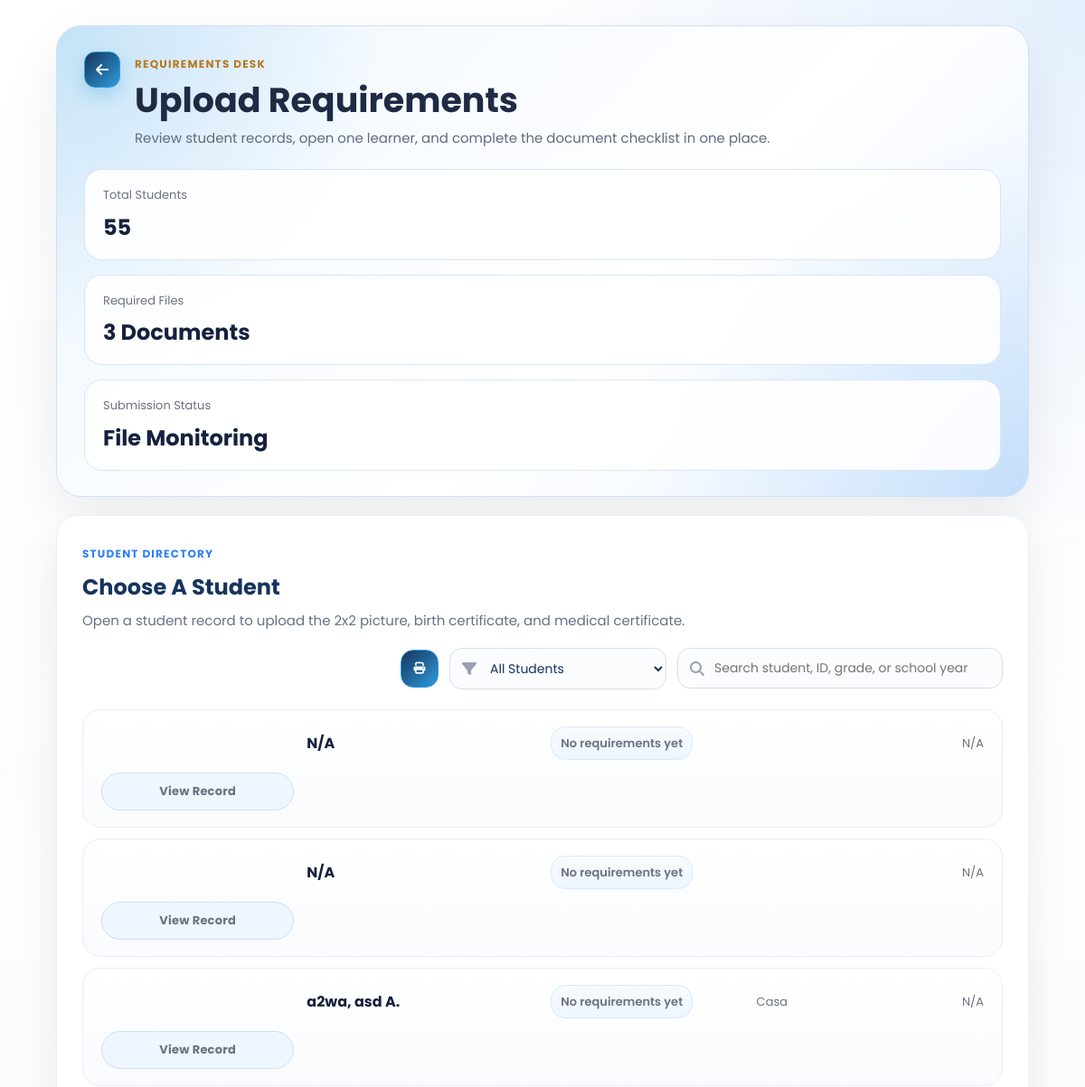
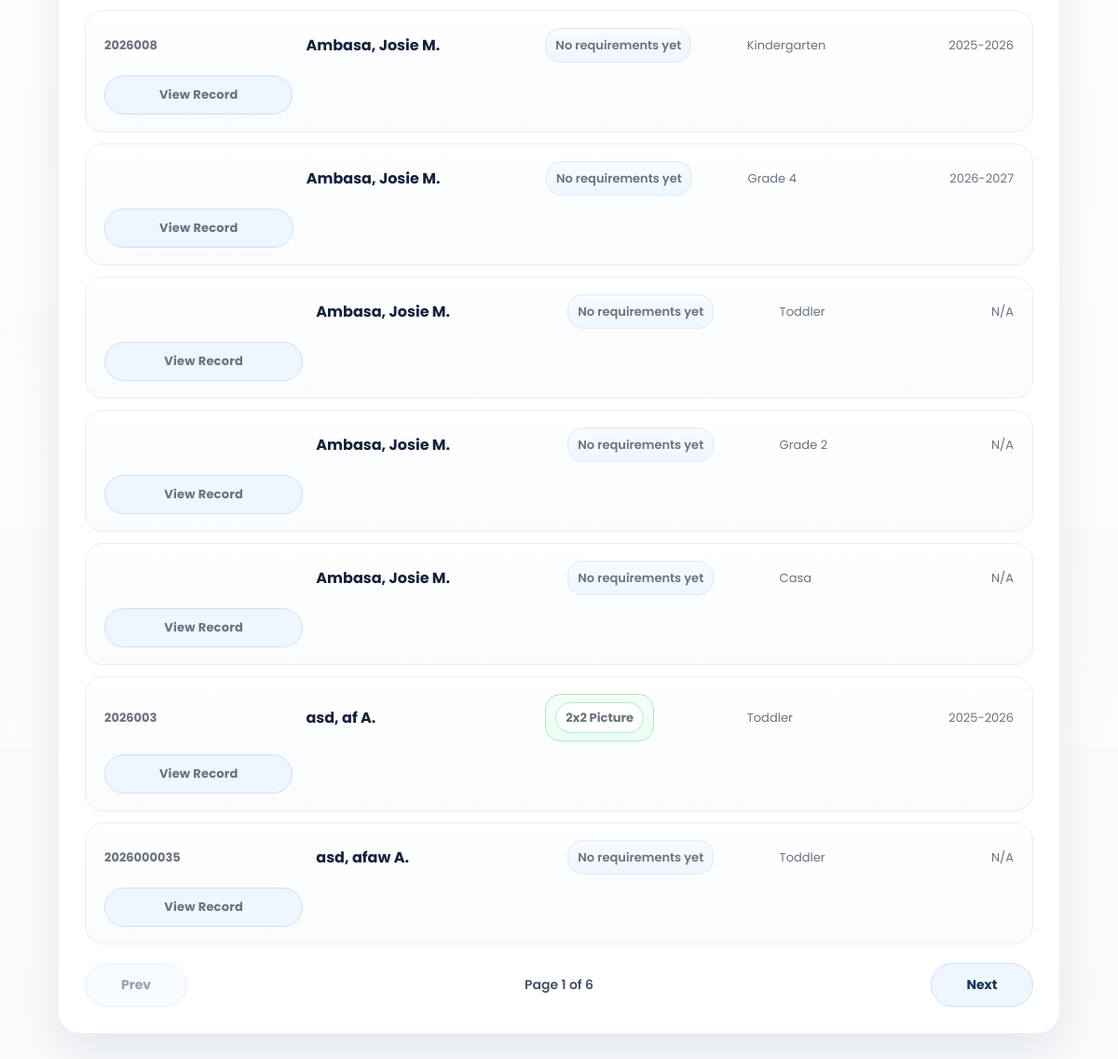
Screenshot of /SmartEnroll/requirements_upload.php (signed in) with the database file from the repository (2 pictures, top to bottom).
### tables this page shows
CREATE TABLE `enrollments` (
  `id` int(11) NOT NULL,
  `grade_level` varchar(50) DEFAULT NULL,
  `student_id` varchar(20) DEFAULT NULL,
  `school_year` varchar(20) DEFAULT NULL,
  `student_status` varchar(50) DEFAULT NULL,
  `completion_date` date DEFAULT NULL,
  `learner_lname` varchar(100) DEFAULT NULL,
  `learner_fname` varchar(100) DEFAULT NULL,
  `learner_mname` varchar(100) DEFAULT NULL,
  `learner_ext` varchar(20) DEFAULT NULL,
  `nickname` varchar(100) DEFAULT NULL,
  `sex` varchar(20) DEFAULT NULL,
  `dob` varchar(20) DEFAULT NULL,
  `age` int(11) DEFAULT NULL,
  `mother_tongue` varchar(100) DEFAULT NULL,
  `religion` varchar(100) DEFAULT NULL,
  `email` varchar(150) DEFAULT NULL,
  `province` varchar(100) DEFAULT NULL,
  `municipality` varchar(100) DEFAULT NULL,
  `barangay` varchar(100) DEFAULT NULL,
  `street` varchar(150) DEFAULT NULL,
  `father_lname` varchar(100) DEFAULT NULL,
  `father_fname` varchar(100) DEFAULT NULL,
  `father_mname` varchar(100) DEFAULT NULL,
  `father_occ` varchar(100) DEFAULT NULL,
  `father_contact` varchar(50) DEFAULT NULL,
  `mother_lname` varchar(100) DEFAULT NULL,
  `mother_fname` varchar(100) DEFAULT NULL,
  `mother_mname` varchar(100) DEFAULT NULL,
  `mother_occ` varchar(100) DEFAULT NULL,
  `mother_contact` varchar(50) DEFAULT NULL,
  `mother_maiden` varchar(100) DEFAULT NULL,
  `guardian_type` varchar(50) DEFAULT NULL,
  `guardian_lname` varchar(100) DEFAULT NULL,
  `guardian_fname` varchar(100) DEFAULT NULL,
  `guardian_mname` varchar(100) DEFAULT NULL,
  `guardian_occ` varchar(100) DEFAULT NULL,
  `guardian_contact` varchar(50) DEFAULT NULL,
  `emergency1_name` varchar(150) DEFAULT NULL,
  `emergency1_relationship` varchar(100) DEFAULT NULL,
  `emergency1_contact` varchar(50) DEFAULT NULL,
  `emergency2_name` varchar(150) DEFAULT NULL,
  `emergency2_relationship` varchar(100) DEFAULT NULL,
  `emergency2_contact` varchar(50) DEFAULT NULL,
  `emergency3_name` varchar(150) DEFAULT NULL,
  `emergency3_relationship` varchar(100) DEFAULT NULL,
  `emergency3_contact` varchar(50) DEFAULT NULL,
  `special_needs` text DEFAULT NULL,
  `medication` varchar(10) DEFAULT NULL,
  `medication_details` text DEFAULT NULL,
  `created_at` timestamp NOT NULL DEFAULT current_timestamp()
);

### SmartEnroll/requirements_upload.php (the view, shortened to what this page needs)
<?php
$students = [];
$error = '';
$search = trim((string)($_GET['q'] ?? ''));
$requirementFilter = trim((string)($_GET['requirement_filter'] ?? 'all'));
$isPrintMode = (string)($_GET['print'] ?? '') === '1';
$page = max(1, (int)($_GET['page'] ?? 1));
$perPage = 10;
$totalStudents = 0;
$filteredStudents = 0;
$totalPages = 1;
$requirementLabels = [
    'picture_2x2' => '2x2 Picture',
    'birth_certificate' => 'Birth Certificate',
    'medical_certificate' => 'Medical Certificate',
];
$requirementFilterOptions = [
    'all' => 'All Students',
    'picture_2x2' => '2x2 Picture',
    'birth_certificate' => 'Birth Certificate',
    'medical_certificate' => 'Medical Certificate',
    'complete' => 'All Requirements',
    'none' => 'No Requirements Yet',
];
function format_name(array $row): string
{
    $m = trim((string)($row['learner_mname'] ?? ''));
    $mi = $m !== '' ? strtoupper(mb_substr($m, 0, 1)) . '.' : '';
    $full = trim(
        ($row['learner_lname'] ?? '') . ', ' .
        ($row['learner_fname'] ?? '') . ' ' . $mi
    );
    return trim(preg_replace('/\s+/', ' ', $full), ' ,');
}
function uploaded_requirement_labels(array $row, array $requirementLabels): array
{
    $keysRaw = trim((string)($row['uploaded_requirement_keys'] ?? ''));
    if ($keysRaw === '') {
        return [];
    }
    $labels = [];
    foreach (explode(',', $keysRaw) as $key) {
        $key = trim($key);
        if ($key !== '' && isset($requirementLabels[$key])) {
            $labels[] = $requirementLabels[$key];
        }
    }
    return $labels;
}
function requirements_aggregate_sql(): string
{
    return "LEFT JOIN (
            SELECT
                enrollment_id,
                GROUP_CONCAT(requirement_key ORDER BY requirement_key SEPARATOR ',') AS uploaded_requirement_keys,
                MAX(CASE WHEN requirement_key = 'picture_2x2' THEN 1 ELSE 0 END) AS has_picture_2x2,
                MAX(CASE WHEN requirement_key = 'birth_certificate' THEN 1 ELSE 0 END) AS has_birth_certificate,
                MAX(CASE WHEN requirement_key = 'medical_certificate' THEN 1 ELSE 0 END) AS has_medical_certificate,
                COUNT(DISTINCT requirement_key) AS requirement_count
            FROM student_requirements
            GROUP BY enrollment_id
        ) requirement_summary ON requirement_summary.enrollment_id = enrollments.id";
}
try {
    $conn = new mysqli('127.0.0.1', 'root', '', 'smartenroll');
    $conn->set_charset('utf8mb4');
    $whereClauses = [];
    $queryTypes = '';
    $queryValues = [];
    $whereSql = $whereClauses !== [] ? 'WHERE ' . implode(' AND ', $whereClauses) : '';
    $aggregateJoinSql = requirements_aggregate_sql();
    $totalCountResult = $conn->query("SELECT COUNT(*) AS total FROM enrollments");
    $totalStudents = (int)(($totalCountResult->fetch_assoc()['total'] ?? 0));
    $countStmt = $conn->prepare(
        "SELECT COUNT(*) AS total
         FROM enrollments
         $aggregateJoinSql
         $whereSql"
    );
    $countStmt->execute();
    $filteredStudents = (int)(($countStmt->get_result()->fetch_assoc()['total'] ?? 0));
    $totalPages = max(1, (int)ceil($filteredStudents / $perPage));
    $offset = ($page - 1) * $perPage;
    $studentSql = "SELECT
            enrollments.id,
            enrollments.student_id,
            enrollments.learner_lname,
            enrollments.learner_fname,
            enrollments.learner_mname,
            enrollments.grade_level,
            enrollments.school_year,
            requirement_summary.uploaded_requirement_keys
         FROM enrollments
         $aggregateJoinSql
         $whereSql
         ORDER BY enrollments.learner_lname ASC, enrollments.learner_fname ASC, enrollments.id DESC";
    $studentTypes = $queryTypes;
    $studentValues = $queryValues;
    $studentSql .= " LIMIT ? OFFSET ?";
    $studentTypes .= 'ii';
    $studentValues[] = $perPage;
    $studentValues[] = $offset;
    $studentStmt = $conn->prepare($studentSql);
    if ($studentValues) {
        $studentStmt->bind_param($studentTypes, ...$studentValues);
    }
    $studentStmt->execute();
    $result = $studentStmt->get_result();
    while ($row = $result->fetch_assoc()) {
        $students[] = $row;
    }
} catch (Throwable $e) {
    $error = $e->getMessage();
}
?>
<!DOCTYPE html>
<html lang="en">
<head>
    <link rel="stylesheet" href="css/style.css">
    <link rel="stylesheet" href="css/requirements_upload.css">
    <link rel="stylesheet" href="https://cdnjs.cloudflare.com/ajax/libs/font-awesome/6.5.0/css/all.min.css">
</head>
<body class="dashboard-page dashboard-white-page">
<main class="dashboard-main requirements-main">
    <section class="requirements-hero">
        <div class="requirements-hero-top">
            <a href="dashboard.php" class="dashboard-link back-left"><i class="fa-solid fa-arrow-left"></i></a>
            <div class="requirements-hero-copy">
                <span class="eyebrow eyebrow-gold">Requirements Desk</span>
                <h1>Upload Requirements</h1>
                <p>Review student records, open one learner, and complete the document checklist in one place.</p>
            </div>
        </div>
        <div class="requirements-hero-stats">
            <div class="hero-stat">
                <span>Total Students</span>
                <strong><?php echo $totalStudents; ?></strong>
            </div>
            <div class="hero-stat">
                <span>Required Files</span>
                <strong>3 Documents</strong>
            </div>
            <div class="hero-stat">
                <span>Submission Status</span>
                <strong>File Monitoring</strong>
            </div>
        </div>
    </section>
    <section class="requirements-directory">
        <div class="requirements-directory-head">
            <div>
                <span class="eyebrow eyebrow-blue">Student Directory</span>
                <h2><?php echo $isPrintMode ? 'Printable Requirements List' : 'Choose A Student'; ?></h2>
                <p><?php echo $isPrintMode ? 'This view is ready to print based on the current search and requirement filter.' : 'Open a student record to upload the 2x2 picture, birth certificate, and medical certificate.'; ?></p>
            </div>
            <?php if (!$isPrintMode): ?>
                <div class="requirements-controls">
                    <form method="get" action="requirements_upload.php" class="requirements-filters-form">
                        <a
                            id="requirementsPrintBtn"
                            href="requirements_upload.php?<?php echo htmlspecialchars(http_build_query(array_filter([
                                'q' => $search,
                                'requirement_filter' => $requirementFilter,
                                'page' => $page,
                                'print' => '1',
                            ], static fn($value) => $value !== '' && $value !== null))); ?>"
                            class="requirements-toolbar-btn requirements-toolbar-btn-icon requirements-toolbar-btn-print"
                            aria-label="Print List"
                            title="Print List"
                        >
                            <i class="fa-solid fa-print"></i>
                        </a>
                        <div class="requirements-filter-wrap">
                            <select name="requirement_filter" id="requirementsFilter" class="requirements-filter-select" onchange="this.form.submit()">
                                <?php foreach ($requirementFilterOptions as $filterKey => $filterLabel): ?>
                                    <option value="<?php echo htmlspecialchars($filterKey); ?>" <?php echo $requirementFilter === $filterKey ? 'selected' : ''; ?>>
                                        <?php echo htmlspecialchars($filterLabel); ?>
                                    </option>
                                <?php endforeach; ?>
                            </select>
                        </div>
                        <div class="requirements-search">
                            <i class="fa-solid fa-magnifying-glass"></i>
                            <input id="requirementsSearch" name="q" type="text" value="<?php echo htmlspecialchars($search); ?>" placeholder="Search student, ID, grade, or school year">
                        </div>
                    </form>
                </div>
            <?php endif; ?>
        </div>
        <?php if (!$error && empty($students)): ?>
            <div class="requirements-empty">No students found.</div>
        <?php else: ?>
            <div class="requirements-directory-table" id="requirementsStudentList">
                <?php foreach ($students as $student): ?>
                    <?php $fullName = format_name($student) ?: 'N/A'; ?>
                    <?php $uploadedRequirementLabels = uploaded_requirement_labels($student, $requirementLabels); ?>
                    <a
                        class="requirements-student-row"
                        href="requirements_upload_details.php?student_id=<?php echo urlencode((string)$student['student_id']); ?>"
                    >
                        <span class="student-row-id"><?php echo htmlspecialchars((string)($student['student_id'] ?? '')); ?></span>
                        <strong class="student-row-name"><?php echo htmlspecialchars($fullName); ?></strong>
                        <span class="student-row-requirement-status <?php echo $uploadedRequirementLabels !== [] ? 'has-items' : 'is-empty'; ?>">
                            <?php if ($uploadedRequirementLabels !== []): ?>
                                <span class="student-row-requirement-tags">
                                    <?php foreach ($uploadedRequirementLabels as $label): ?>
                                        <span class="student-row-requirement-tag"><?php echo htmlspecialchars($label); ?></span>
                                    <?php endforeach; ?>
                                </span>
                            <?php else: ?>
                                <span class="student-row-requirement-empty">No requirements yet</span>
                            <?php endif; ?>
                        </span>
                        <span class="student-row-grade"><?php echo htmlspecialchars((string)($student['grade_level'] ?? 'N/A')); ?></span>
                        <span class="student-row-year"><?php echo htmlspecialchars((string)($student['school_year'] ?? 'N/A')); ?></span>
                        <span class="requirements-open-btn">View Record</span>
                    </a>
                <?php endforeach; ?>
            </div>
            <?php if (!$error && $filteredStudents > 0 && !$isPrintMode): ?>
                <div class="requirements-pagination">
                    <?php
                    $prevPage = max(1, $page - 1);
                    $nextPage = min($totalPages, $page + 1);
                    $prevQuery = http_build_query(array_filter(['q' => $search, 'requirement_filter' => $requirementFilter, 'page' => $prevPage], static fn($value) => $value !== '' && $value !== null));
                    $nextQuery = http_build_query(array_filter(['q' => $search, 'requirement_filter' => $requirementFilter, 'page' => $nextPage], static fn($value) => $value !== '' && $value !== null));
                    ?>
                    <a class="requirements-page-btn <?php echo $page <= 1 ? 'disabled' : ''; ?>" href="<?php echo $page <= 1 ? '#' : 'requirements_upload.php?' . $prevQuery; ?>">Prev</a>
                    <span class="requirements-page-status">Page <?php echo $page; ?> of <?php echo $totalPages; ?></span>
                    <a class="requirements-page-btn <?php echo $page >= $totalPages ? 'disabled' : ''; ?>" href="<?php echo $page >= $totalPages ? '#' : 'requirements_upload.php?' . $nextQuery; ?>">Next</a>
                </div>
            <?php endif; ?>
        <?php endif; ?>
    </section>
</main>
</body>
</html>

### SmartEnroll/css/style.css (style rules this page uses)
* { margin: 0; padding: 0; box-sizing: border-box; font-family: 'Poppins', sans-serif; }
:root { --logo-blue: #19325a; --logo-blue-light: #1e88e5; --logo-yellow: #fdd835; --logo-yellow-soft: #ffe970; --logo-green: #43a047; }
body, html { height: 100%; color: #fff; }
html { scroll-behavior: smooth; }
body { background: #0f172a; }
.eyebrow { text-transform: uppercase; letter-spacing: 1.4px; font-size: 12px; color: #6b7280; margin-bottom: 8px; font-weight: 600; }
.dashboard-page { background: linear-gradient(135deg, rgba(12, 25, 47, 0.72), rgba(25, 50, 90, 0.48)), #f5f6f8; color: #1b1f2a; position: relative; min-height: 100vh; overflow-x: hidden; }
.dashboard-page::before { content: ""; position: fixed; inset: 0; background: linear-gradient(135deg, rgba(12, 25, 47, 0.5), rgba(25, 50, 90, 0.18)), url('../assets/img1.jpg') center center / cover no-repeat; filter: blur(5px) saturate(1.05); transform: scale(1.05); z-index: 0; }
.dashboard-page::after { content: ""; position: fixed; inset: 0; background: radial-gradient(circle at top right, rgba(253, 216, 53, 0.22), transparent 28%), linear-gradient(180deg, rgba(255, 255, 255, 0.08), rgba(255, 255, 255, 0.16)); z-index: 0; pointer-events: none; }
.dashboard-page.dashboard-white-page { background: #f8fafc; }
.dashboard-page.dashboard-white-page::before { display: none; }
.dashboard-page.dashboard-white-page::after { background: radial-gradient(circle at top right, rgba(219, 234, 254, 0.72), transparent 24%), linear-gradient(180deg, rgba(255, 255, 255, 0.96), rgba(248, 250, 252, 1)); }
.dashboard-main { width: min(1920px, calc(100vw - 96px)); max-width: 1920px; margin: 0 auto; padding: 42px 24px 56px; position: relative; z-index: 1; }
.dashboard-link { text-decoration: none; color: var(--logo-blue); font-weight: 700; background: rgba(253, 216, 53, 0.95); padding: 12px 18px; border-radius: 999px; box-shadow: 0 10px 24px rgba(253, 216, 53, 0.26); transition: transform 0.2s ease, box-shadow 0.2s ease, background 0.2s ease; }

### rows the page displays
enrollments: fullName "N/A", shows "No requirements yet", school_year "N/A"
enrollments: fullName "N/A", shows "No requirements yet", school_year "N/A"
enrollments: fullName "a2wa, asd A.", shows "No requirements yet", grade_level "Casa", school_year "N/A"
enrollments: student "2026008", fullName "Ambasa, Josie M.", shows "No requirements yet", grade_level "Kindergarten", school_year "2025-2026"
enrollments: fullName "Ambasa, Josie M.", shows "No requirements yet", grade_level "Grade 4", school_year "2026-2027"
enrollments: fullName "Ambasa, Josie M.", shows "No requirements yet", grade_level "Toddler", school_year "N/A"
enrollments: fullName "Ambasa, Josie M.", shows "No requirements yet", grade_level "Grade 2", school_year "N/A"
enrollments: fullName "Ambasa, Josie M.", shows "No requirements yet", grade_level "Casa", school_year "N/A"
enrollments: student "2026003", fullName "asd, af A.", label "2x2 Picture", grade_level "Toddler", school_year "2025-2026"
enrollments: student "2026000035", fullName "asd, afaw A.", shows "No requirements yet", grade_level "Toddler", school_year "N/A"

### other values shown
$totalStudents "55"
$page "1"
$totalPages "6"
form field requirement_filter "All Students"
